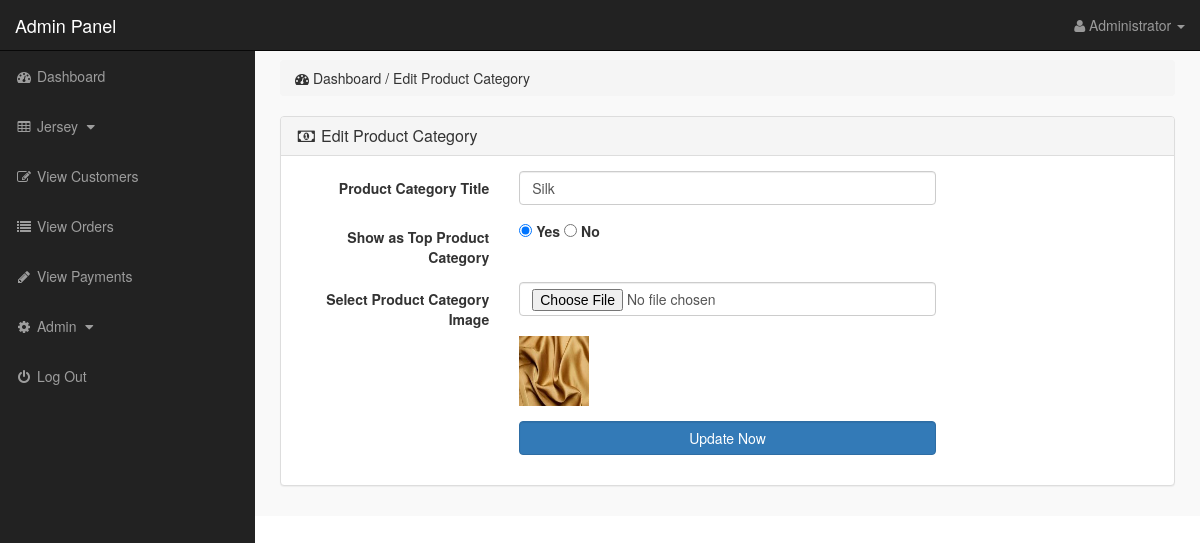
/admin_area/index.php?edit_p_cat=10 (signed in), run on the app's committed database.
### tables this page shows
CREATE TABLE `product_categories` (
  `p_cat_id` int(10) NOT NULL,
  `p_cat_title` text NOT NULL,
  `p_cat_top` text NOT NULL,
  `p_cat_image` text NOT NULL
);

### admin_area/edit_p_cat.php (the view, shortened to what this page needs)
<?php
if(!isset($_SESSION['admin_email'])){
echo "<script>window.open('login.php','_self')</script>";
}
else {
?>
<?php
if(isset($_GET['edit_p_cat'])){
$edit_p_cat_id = $_GET['edit_p_cat'];
$edit_p_cat_query = "select * from product_categories where p_cat_id='$edit_p_cat_id'";
$run_edit = mysqli_query($con,$edit_p_cat_query);
$row_edit = mysqli_fetch_array($run_edit);
$p_cat_title = $row_edit['p_cat_title'];
$p_cat_top = $row_edit['p_cat_top'];
$p_cat_image = $row_edit['p_cat_image'];
}
?>
<div class="row">
<div class="col-lg-12">
<ol class="breadcrumb">
<li>
<i class="fa fa-dashboard"></i> Dashboard / Edit Product Category
</li>
</ol>
</div>
</div>
<div class="row">
<div class="col-lg-12">
<div class="panel panel-default">
<div class="panel-heading" >
<h3 class="panel-title" >
<i class="fa fa-money fa-fw" ></i> Edit Product Category
</h3>
</div>
<div class="panel-body" >
<form class="form-horizontal" action="" method="post" enctype="multipart/form-data" >
<div class="form-group" >
<label class="col-md-3 control-label" >Product Category Title</label>
<div class="col-md-6" >
<input type="text" name="p_cat_title" class="form-control" value="<?php echo $p_cat_title; ?>" >
</div>
</div>
<div class="form-group" >
<label class="col-md-3 control-label" >Show as Top Product Category</label>
<div class="col-md-6" >
<input type="radio" name="p_cat_top" value="yes"
<?php if($p_cat_top == 'no'){}else{ echo "checked='checked'"; } ?>>
<label> Yes </label>
<input type="radio" name="p_cat_top" value="no"
<?php if($p_cat_top == 'no'){ echo "checked='checked'"; }else{} ?>>
<label> No </label>
</div>
</div>
<div class="form-group" >
<label class="col-md-3 control-label" > Select Product Category Image</label>
<div class="col-md-6" >
<input type="file" name="p_cat_image" class="form-control" >
<br>
<img src="other_images/<?php echo $p_cat_image; ?>" width="70" height="70" >
</div>
</div>
<div class="form-group" >
<label class="col-md-3 control-label" ></label>
<div class="col-md-6" >
<input type="submit" name="update" value="Update Now" class="btn btn-primary form-control" >
</div>
</div>
</form>
</div>
</div>
</div>
</div>
<?php } ?>

### admin_area/includes/sidebar.php (shortened to what this page needs)
<?php
if(!isset($_SESSION['admin_email'])){
echo "<script>window.open('login.php','_self')</script>";
}
else {
?>
<nav class="navbar navbar-inverse navbar-fixed-top" >
<div class="navbar-header" >
<a class="navbar-brand" href="index.php?dashboard" >Admin Panel</a>
</div>
<ul class="nav navbar-right top-nav" >
<li class="dropdown" >
<a href="#" class="dropdown-toggle" data-toggle="dropdown" >
<i class="fa fa-user" ></i>
<?php echo $admin_name; ?> <b class="caret" ></b>
</a>
</li>
</ul>
<div class="collapse navbar-collapse navbar-ex1-collapse">
<ul class="nav navbar-nav side-nav">
<li>
<a href="index.php?dashboard">
<i class="fa fa-fw fa-dashboard"></i> Dashboard
</a>
</li>
<li>
<a href="#" data-toggle="collapse" data-target="#products">
<i class="fa fa-fw fa-table"></i> Jersey
<i class="fa fa-fw fa-caret-down"></i>
</a>
</li>
<li>
<a href="index.php?view_customers">
<i class="fa fa-fw fa-edit"></i> View Customers
</a>
</li>
<li>
<a href="index.php?view_orders">
<i class="fa fa-fw fa-list"></i> View Orders
</a>
</li>
<li>
<a href="index.php?view_payments">
<i class="fa fa-fw fa-pencil"></i> View Payments
</a>
</li>
<li>
<a href="#" data-toggle="collapse" data-target="#users">
<i class="fa fa-fw fa-gear"></i> Admin
<i class="fa fa-fw fa-caret-down"></i>
</a>
</li>
<li>
<a href="logout.php">
<i class="fa fa-fw fa-power-off"></i> Log Out
</a>
</li>
</ul>
</div>
</nav>
<?php } ?>

### admin_area/css/style.css (style rules this page uses)
body { margin-top:100px; }
@media (min-width: 768px) { body { margin-top:50px; } }
.top-nav { padding:0 15px; }
.top-nav>li { display:inline-block; float:left; }
.top-nav>li>a { padding-top:15px; padding-bottom:15px; line-height:20px; color:#999; }
@media (min-width: 768px) { .side-nav { position:fixed; top:51px; width:255px; border-radius:0; overflow-y:auto; background-color: #222; bottom:0; overflow-x:hidden; padding-bottom:40px; } }
@media (min-width: 768px) { .side-nav>li>a { width:255px; } }
.panel-body { border-radius:5px; }

### data on the page
product_categories: p_cat_title "Silk", p_cat_top "☑", p_cat_image (picture)

### other printed values
$admin_name "Administrator"
